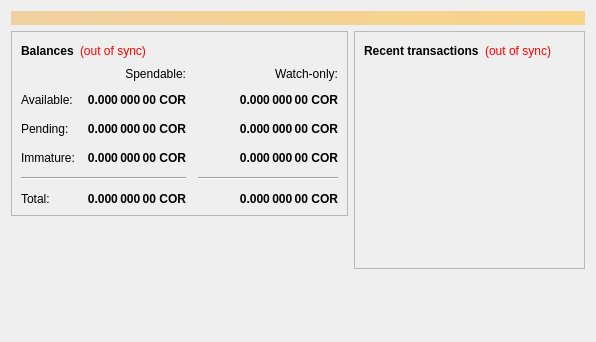
<?xml version="1.0" encoding="UTF-8"?>
<ui version="4.0">
 <class>OverviewPage</class>
 <widget class="QWidget" name="OverviewPage">
  <property name="geometry">
   <rect>
    <x>0</x>
    <y>0</y>
    <width>596</width>
    <height>342</height>
   </rect>
  </property>
  <property name="windowTitle">
   <string>Form</string>
  </property>
  <layout class="QVBoxLayout" name="topLayout">
   <item>
    <widget class="QLabel" name="labelAlerts">
     <property name="visible">
      <bool>false</bool>
     </property>
     <property name="styleSheet">
      <string notr="true">background-color: qlineargradient(x1: 0, y1: 0, x2: 1, y2: 0, stop:0 #F0D0A0, stop:1 #F8D488); color:#000000;</string>
     </property>
     <property name="wordWrap">
      <bool>true</bool>
     </property>
     <property name="margin">
      <number>3</number>
     </property>
    </widget>
   </item>
   <item>
    <layout class="QHBoxLayout" name="horizontalLayout" stretch="1,1">
     <item>
      <layout class="QVBoxLayout" name="verticalLayout_2">
       <item>
        <widget class="QFrame" name="frame">
         <property name="frameShape">
          <enum>QFrame::StyledPanel</enum>
         </property>
         <property name="frameShadow">
          <enum>QFrame::Raised</enum>
         </property>
         <layout class="QVBoxLayout" name="verticalLayout_4">
          <item>
           <layout class="QHBoxLayout" name="horizontalLayout_4">
            <item>
             <widget class="QLabel" name="label_5">
              <property name="font">
               <font>
                <weight>75</weight>
                <bold>true</bold>
               </font>
              </property>
              <property name="text">
               <string>Balances</string>
              </property>
             </widget>
            </item>
            <item>
             <widget class="QLabel" name="labelWalletStatus">
              <property name="cursor">
               <cursorShape>WhatsThisCursor</cursorShape>
              </property>
              <property name="toolTip">
               <string>The displayed information may be out of date. Your wallet automatically synchronizes with the Cowrie network after a connection is established, but this process has not completed yet.</string>
              </property>
              <property name="styleSheet">
               <string notr="true">QLabel { color: red; }</string>
              </property>
              <property name="text">
               <string notr="true">(out of sync)</string>
              </property>
              <property name="alignment">
               <set>Qt::AlignLeading|Qt::AlignLeft|Qt::AlignVCenter</set>
              </property>
             </widget>
            </item>
            <item>
             <spacer name="horizontalSpacer_3">
              <property name="orientation">
               <enum>Qt::Horizontal</enum>
              </property>
              <property name="sizeHint" stdset="0">
               <size>
                <width>40</width>
                <height>20</height>
               </size>
              </property>
             </spacer>
            </item>
           </layout>
          </item>
          <item>
           <layout class="QGridLayout" name="gridLayout">
            <property name="spacing">
             <number>12</number>
            </property>
            <item row="2" column="2">
             <widget class="QLabel" name="labelWatchPending">
              <property name="font">
               <font>
                <weight>75</weight>
                <bold>true</bold>
               </font>
              </property>
              <property name="cursor">
               <cursorShape>IBeamCursor</cursorShape>
              </property>
              <property name="toolTip">
               <string>Unconfirmed transactions to watch-only addresses</string>
              </property>
              <property name="text">
               <string notr="true">0.000 000 00 COR</string>
              </property>
              <property name="alignment">
               <set>Qt::AlignRight|Qt::AlignTrailing|Qt::AlignVCenter</set>
              </property>
              <property name="textInteractionFlags">
               <set>Qt::LinksAccessibleByMouse|Qt::TextSelectableByKeyboard|Qt::TextSelectableByMouse</set>
              </property>
             </widget>
            </item>
            <item row="2" column="1">
             <widget class="QLabel" name="labelUnconfirmed">
              <property name="font">
               <font>
                <weight>75</weight>
                <bold>true</bold>
               </font>
              </property>
              <property name="cursor">
               <cursorShape>IBeamCursor</cursorShape>
              </property>
              <property name="toolTip">
               <string>Total of transactions that have yet to be confirmed, and do not yet count toward the spendable balance</string>
              </property>
              <property name="text">
               <string notr="true">0.000 000 00 COR</string>
              </property>
              <property name="alignment">
               <set>Qt::AlignRight|Qt::AlignTrailing|Qt::AlignVCenter</set>
              </property>
              <property name="textInteractionFlags">
               <set>Qt::LinksAccessibleByMouse|Qt::TextSelectableByKeyboard|Qt::TextSelectableByMouse</set>
              </property>
             </widget>
            </item>
            <item row="3" column="2">
             <widget class="QLabel" name="labelWatchImmature">
              <property name="font">
               <font>
                <weight>75</weight>
                <bold>true</bold>
               </font>
              </property>
              <property name="cursor">
               <cursorShape>IBeamCursor</cursorShape>
              </property>
              <property name="toolTip">
               <string>Mined balance in watch-only addresses that has not yet matured</string>
              </property>
              <property name="text">
               <string notr="true">0.000 000 00 COR</string>
              </property>
              <property name="alignment">
               <set>Qt::AlignRight|Qt::AlignTrailing|Qt::AlignVCenter</set>
              </property>
              <property name="textInteractionFlags">
               <set>Qt::LinksAccessibleByMouse|Qt::TextSelectableByKeyboard|Qt::TextSelectableByMouse</set>
              </property>
             </widget>
            </item>
            <item row="4" column="0" colspan="2">
             <widget class="Line" name="line">
              <property name="orientation">
               <enum>Qt::Horizontal</enum>
              </property>
             </widget>
            </item>
            <item row="4" column="2">
             <widget class="Line" name="lineWatchBalance">
              <property name="sizePolicy">
               <sizepolicy hsizetype="Preferred" vsizetype="Fixed">
                <horstretch>0</horstretch>
                <verstretch>0</verstretch>
               </sizepolicy>
              </property>
              <property name="minimumSize">
               <size>
                <width>140</width>
                <height>0</height>
               </size>
              </property>
              <property name="orientation">
               <enum>Qt::Horizontal</enum>
              </property>
             </widget>
            </item>
            <item row="5" column="0">
             <widget class="QLabel" name="labelTotalText">
              <property name="text">
               <string>Total:</string>
              </property>
             </widget>
            </item>
            <item row="3" column="1">
             <widget class="QLabel" name="labelImmature">
              <property name="font">
               <font>
                <weight>75</weight>
                <bold>true</bold>
               </font>
              </property>
              <property name="cursor">
               <cursorShape>IBeamCursor</cursorShape>
              </property>
              <property name="toolTip">
               <string>Mined balance that has not yet matured</string>
              </property>
              <property name="text">
               <string notr="true">0.000 000 00 COR</string>
              </property>
              <property name="alignment">
               <set>Qt::AlignRight|Qt::AlignTrailing|Qt::AlignVCenter</set>
              </property>
              <property name="textInteractionFlags">
               <set>Qt::LinksAccessibleByMouse|Qt::TextSelectableByKeyboard|Qt::TextSelectableByMouse</set>
              </property>
             </widget>
            </item>
            <item row="2" column="3">
             <spacer name="horizontalSpacer_2">
              <property name="orientation">
               <enum>Qt::Horizontal</enum>
              </property>
              <property name="sizeHint" stdset="0">
               <size>
                <width>40</width>
                <height>20</height>
               </size>
              </property>
             </spacer>
            </item>
            <item row="3" column="0">
             <widget class="QLabel" name="labelImmatureText">
              <property name="text">
               <string>Immature:</string>
              </property>
             </widget>
            </item>
            <item row="5" column="1">
             <widget class="QLabel" name="labelTotal">
              <property name="font">
               <font>
                <weight>75</weight>
                <bold>true</bold>
               </font>
              </property>
              <property name="cursor">
               <cursorShape>IBeamCursor</cursorShape>
              </property>
              <property name="toolTip">
               <string>Your current total balance</string>
              </property>
              <property name="text">
               <string notr="true">0.000 000 00 COR</string>
              </property>
              <property name="alignment">
               <set>Qt::AlignRight|Qt::AlignTrailing|Qt::AlignVCenter</set>
              </property>
              <property name="textInteractionFlags">
               <set>Qt::LinksAccessibleByMouse|Qt::TextSelectableByKeyboard|Qt::TextSelectableByMouse</set>
              </property>
             </widget>
            </item>
            <item row="5" column="2">
             <widget class="QLabel" name="labelWatchTotal">
              <property name="font">
               <font>
                <weight>75</weight>
                <bold>true</bold>
               </font>
              </property>
              <property name="cursor">
               <cursorShape>IBeamCursor</cursorShape>
              </property>
              <property name="toolTip">
               <string>Current total balance in watch-only addresses</string>
              </property>
              <property name="text">
               <string notr="true">0.000 000 00 COR</string>
              </property>
              <property name="alignment">
               <set>Qt::AlignRight|Qt::AlignTrailing|Qt::AlignVCenter</set>
              </property>
              <property name="textInteractionFlags">
               <set>Qt::LinksAccessibleByMouse|Qt::TextSelectableByKeyboard|Qt::TextSelectableByMouse</set>
              </property>
             </widget>
            </item>
            <item row="0" column="2">
             <widget class="QLabel" name="labelWatchonly">
              <property name="text">
               <string>Watch-only:</string>
              </property>
              <property name="alignment">
               <set>Qt::AlignRight|Qt::AlignTrailing|Qt::AlignVCenter</set>
              </property>
             </widget>
            </item>
            <item row="1" column="0">
             <widget class="QLabel" name="labelBalanceText">
              <property name="text">
               <string>Available:</string>
              </property>
             </widget>
            </item>
            <item row="1" column="1">
             <widget class="QLabel" name="labelBalance">
              <property name="font">
               <font>
                <weight>75</weight>
                <bold>true</bold>
               </font>
              </property>
              <property name="cursor">
               <cursorShape>IBeamCursor</cursorShape>
              </property>
              <property name="toolTip">
               <string>Your current spendable balance</string>
              </property>
              <property name="text">
               <string notr="true">0.000 000 00 COR</string>
              </property>
              <property name="alignment">
               <set>Qt::AlignRight|Qt::AlignTrailing|Qt::AlignVCenter</set>
              </property>
              <property name="textInteractionFlags">
               <set>Qt::LinksAccessibleByMouse|Qt::TextSelectableByKeyboard|Qt::TextSelectableByMouse</set>
              </property>
             </widget>
            </item>
            <item row="1" column="2">
             <widget class="QLabel" name="labelWatchAvailable">
              <property name="font">
               <font>
                <weight>75</weight>
                <bold>true</bold>
               </font>
              </property>
              <property name="cursor">
               <cursorShape>IBeamCursor</cursorShape>
              </property>
              <property name="toolTip">
               <string>Your current balance in watch-only addresses</string>
              </property>
              <property name="text">
               <string notr="true">0.000 000 00 COR</string>
              </property>
              <property name="alignment">
               <set>Qt::AlignRight|Qt::AlignTrailing|Qt::AlignVCenter</set>
              </property>
              <property name="textInteractionFlags">
               <set>Qt::LinksAccessibleByMouse|Qt::TextSelectableByKeyboard|Qt::TextSelectableByMouse</set>
              </property>
             </widget>
            </item>
            <item row="2" column="0">
             <widget class="QLabel" name="labelPendingText">
              <property name="text">
               <string>Pending:</string>
              </property>
             </widget>
            </item>
            <item row="0" column="1">
             <widget class="QLabel" name="labelSpendable">
              <property name="text">
               <string>Spendable:</string>
              </property>
              <property name="alignment">
               <set>Qt::AlignRight|Qt::AlignTrailing|Qt::AlignVCenter</set>
              </property>
             </widget>
            </item>
           </layout>
          </item>
         </layout>
        </widget>
       </item>
       <item>
        <spacer name="verticalSpacer">
         <property name="orientation">
          <enum>Qt::Vertical</enum>
         </property>
         <property name="sizeHint" stdset="0">
          <size>
           <width>20</width>
           <height>40</height>
          </size>
         </property>
        </spacer>
       </item>
      </layout>
     </item>
     <item>
      <layout class="QVBoxLayout" name="verticalLayout_3">
       <item>
        <widget class="QFrame" name="frame_2">
         <property name="frameShape">
          <enum>QFrame::StyledPanel</enum>
         </property>
         <property name="frameShadow">
          <enum>QFrame::Raised</enum>
         </property>
         <layout class="QVBoxLayout" name="verticalLayout">
          <item>
           <layout class="QHBoxLayout" name="horizontalLayout_2">
            <item>
             <widget class="QLabel" name="label_4">
              <property name="font">
               <font>
                <weight>75</weight>
                <bold>true</bold>
               </font>
              </property>
              <property name="text">
               <string>Recent transactions</string>
              </property>
             </widget>
            </item>
            <item>
             <widget class="QLabel" name="labelTransactionsStatus">
              <property name="cursor">
               <cursorShape>WhatsThisCursor</cursorShape>
              </property>
              <property name="toolTip">
               <string>The displayed information may be out of date. Your wallet automatically synchronizes with the Cowrie network after a connection is established, but this process has not completed yet.</string>
              </property>
              <property name="styleSheet">
               <string notr="true">QLabel { color: red; }</string>
              </property>
              <property name="text">
               <string notr="true">(out of sync)</string>
              </property>
              <property name="alignment">
               <set>Qt::AlignRight|Qt::AlignTrailing|Qt::AlignVCenter</set>
              </property>
             </widget>
            </item>
            <item>
             <spacer name="horizontalSpacer">
              <property name="orientation">
               <enum>Qt::Horizontal</enum>
              </property>
              <property name="sizeHint" stdset="0">
               <size>
                <width>40</width>
                <height>20</height>
               </size>
              </property>
             </spacer>
            </item>
           </layout>
          </item>
          <item>
           <widget class="QListView" name="listTransactions">
            <property name="styleSheet">
             <string notr="true">QListView { background: transparent; }</string>
            </property>
            <property name="frameShape">
             <enum>QFrame::NoFrame</enum>
            </property>
            <property name="verticalScrollBarPolicy">
             <enum>Qt::ScrollBarAlwaysOff</enum>
            </property>
            <property name="horizontalScrollBarPolicy">
             <enum>Qt::ScrollBarAlwaysOff</enum>
            </property>
            <property name="selectionMode">
             <enum>QAbstractItemView::NoSelection</enum>
            </property>
           </widget>
          </item>
         </layout>
        </widget>
       </item>
       <item>
        <spacer name="verticalSpacer_2">
         <property name="orientation">
          <enum>Qt::Vertical</enum>
         </property>
         <property name="sizeHint" stdset="0">
          <size>
           <width>20</width>
           <height>40</height>
          </size>
         </property>
        </spacer>
       </item>
      </layout>
     </item>
    </layout>
   </item>
  </layout>
 </widget>
 <resources/>
 <connections/>
</ui>
